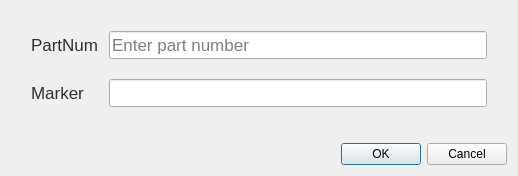
<?xml version="1.0" encoding="UTF-8"?>
<ui version="4.0">
 <class>ElPartAdd</class>
 <widget class="QDialog" name="ElPartAdd">
  <property name="geometry">
   <rect>
    <x>0</x>
    <y>0</y>
    <width>518</width>
    <height>176</height>
   </rect>
  </property>
  <property name="sizePolicy">
   <sizepolicy hsizetype="Preferred" vsizetype="Expanding">
    <horstretch>0</horstretch>
    <verstretch>0</verstretch>
   </sizepolicy>
  </property>
  <property name="windowTitle">
   <string>Dialog</string>
  </property>
  <layout class="QVBoxLayout" name="verticalLayout">
   <item>
    <layout class="QFormLayout" name="formLayout">
     <property name="fieldGrowthPolicy">
      <enum>QFormLayout::ExpandingFieldsGrow</enum>
     </property>
     <property name="formAlignment">
      <set>Qt::AlignLeading|Qt::AlignLeft|Qt::AlignTop</set>
     </property>
     <property name="horizontalSpacing">
      <number>10</number>
     </property>
     <property name="verticalSpacing">
      <number>20</number>
     </property>
     <property name="leftMargin">
      <number>20</number>
     </property>
     <property name="topMargin">
      <number>20</number>
     </property>
     <property name="rightMargin">
      <number>20</number>
     </property>
     <item row="0" column="0">
      <widget class="QLabel" name="label">
       <property name="font">
        <font>
         <pointsize>13</pointsize>
        </font>
       </property>
       <property name="mouseTracking">
        <bool>false</bool>
       </property>
       <property name="styleSheet">
        <string notr="true">color: rgb(46, 47, 47)</string>
       </property>
       <property name="text">
        <string>PartNum</string>
       </property>
      </widget>
     </item>
     <item row="0" column="1">
      <widget class="QLineEdit" name="lineEdit">
       <property name="sizePolicy">
        <sizepolicy hsizetype="Expanding" vsizetype="Fixed">
         <horstretch>1</horstretch>
         <verstretch>0</verstretch>
        </sizepolicy>
       </property>
       <property name="maximumSize">
        <size>
         <width>16777211</width>
         <height>16777215</height>
        </size>
       </property>
       <property name="baseSize">
        <size>
         <width>0</width>
         <height>0</height>
        </size>
       </property>
       <property name="font">
        <font>
         <pointsize>13</pointsize>
         <italic>false</italic>
        </font>
       </property>
       <property name="tabletTracking">
        <bool>true</bool>
       </property>
       <property name="maxLength">
        <number>32762</number>
       </property>
       <property name="dragEnabled">
        <bool>true</bool>
       </property>
       <property name="placeholderText">
        <string>Enter part number</string>
       </property>
      </widget>
     </item>
     <item row="1" column="0">
      <widget class="QLabel" name="label_2">
       <property name="font">
        <font>
         <pointsize>13</pointsize>
        </font>
       </property>
       <property name="styleSheet">
        <string notr="true">color: rgb(46, 47, 47)</string>
       </property>
       <property name="text">
        <string>Marker</string>
       </property>
      </widget>
     </item>
     <item row="1" column="1">
      <widget class="QLineEdit" name="lineEdit_2">
       <property name="font">
        <font>
         <pointsize>13</pointsize>
         <italic>false</italic>
        </font>
       </property>
      </widget>
     </item>
    </layout>
   </item>
   <item>
    <widget class="QDialogButtonBox" name="buttonBox">
     <property name="orientation">
      <enum>Qt::Horizontal</enum>
     </property>
     <property name="standardButtons">
      <set>QDialogButtonBox::Cancel|QDialogButtonBox::Ok</set>
     </property>
    </widget>
   </item>
  </layout>
 </widget>
 <resources/>
 <connections>
  <connection>
   <sender>buttonBox</sender>
   <signal>accepted()</signal>
   <receiver>ElPartAdd</receiver>
   <slot>accept()</slot>
   <hints>
    <hint type="sourcelabel">
     <x>248</x>
     <y>254</y>
    </hint>
    <hint type="destinationlabel">
     <x>157</x>
     <y>274</y>
    </hint>
   </hints>
  </connection>
  <connection>
   <sender>buttonBox</sender>
   <signal>rejected()</signal>
   <receiver>ElPartAdd</receiver>
   <slot>reject()</slot>
   <hints>
    <hint type="sourcelabel">
     <x>316</x>
     <y>260</y>
    </hint>
    <hint type="destinationlabel">
     <x>286</x>
     <y>274</y>
    </hint>
   </hints>
  </connection>
 </connections>
</ui>
